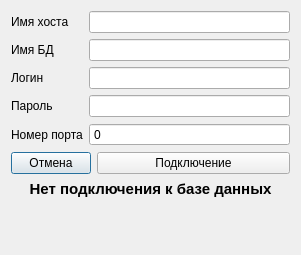
<?xml version="1.0" encoding="UTF-8"?>
<ui version="4.0">
 <class>Dialog</class>
 <widget class="QDialog" name="Dialog">
  <property name="geometry">
   <rect>
    <x>0</x>
    <y>0</y>
    <width>301</width>
    <height>255</height>
   </rect>
  </property>
  <property name="windowTitle">
   <string>Dialog</string>
  </property>
  <property name="autoFillBackground">
   <bool>false</bool>
  </property>
  <layout class="QVBoxLayout" name="verticalLayout">
   <item>
    <layout class="QGridLayout" name="gridLayout">
     <item row="1" column="0">
      <widget class="QLabel" name="lb_dbName">
       <property name="text">
        <string>Имя БД</string>
       </property>
      </widget>
     </item>
     <item row="4" column="1">
      <widget class="QSpinBox" name="spb_portNum">
       <property name="buttonSymbols">
        <enum>QAbstractSpinBox::NoButtons</enum>
       </property>
      </widget>
     </item>
     <item row="2" column="0">
      <widget class="QLabel" name="lb_login">
       <property name="text">
        <string>Логин</string>
       </property>
      </widget>
     </item>
     <item row="3" column="0">
      <widget class="QLabel" name="lb_password">
       <property name="text">
        <string>Пароль</string>
       </property>
      </widget>
     </item>
     <item row="2" column="1">
      <widget class="QLineEdit" name="le_login"/>
     </item>
     <item row="0" column="1">
      <widget class="QLineEdit" name="le_hostName">
       <property name="text">
        <string/>
       </property>
       <property name="placeholderText">
        <string/>
       </property>
       <property name="clearButtonEnabled">
        <bool>false</bool>
       </property>
      </widget>
     </item>
     <item row="1" column="1">
      <widget class="QLineEdit" name="le_dbName"/>
     </item>
     <item row="3" column="1">
      <widget class="QLineEdit" name="le_password"/>
     </item>
     <item row="4" column="0">
      <widget class="QLabel" name="lb_portNum">
       <property name="text">
        <string>Номер порта</string>
       </property>
      </widget>
     </item>
     <item row="0" column="0">
      <widget class="QLabel" name="lb_hostName">
       <property name="text">
        <string>Имя хоста</string>
       </property>
      </widget>
     </item>
    </layout>
   </item>
   <item>
    <layout class="QFormLayout" name="formLayout_2">
     <item row="0" column="0">
      <widget class="QPushButton" name="pb_cancelConn">
       <property name="text">
        <string>Отмена</string>
       </property>
      </widget>
     </item>
     <item row="0" column="1">
      <widget class="QPushButton" name="pb_conn">
       <property name="text">
        <string>Подключение</string>
       </property>
      </widget>
     </item>
     <item row="1" column="0" colspan="2">
      <widget class="QLabel" name="lb_connection">
       <property name="font">
        <font>
         <pointsize>11</pointsize>
         <bold>true</bold>
        </font>
       </property>
       <property name="text">
        <string>Нет подключения к базе данных</string>
       </property>
       <property name="alignment">
        <set>Qt::AlignCenter</set>
       </property>
      </widget>
     </item>
    </layout>
   </item>
  </layout>
 </widget>
 <resources/>
 <connections>
  <connection>
   <sender>pb_cancelConn</sender>
   <signal>clicked()</signal>
   <receiver>Dialog</receiver>
   <slot>close()</slot>
   <hints>
    <hint type="sourcelabel">
     <x>49</x>
     <y>174</y>
    </hint>
    <hint type="destinationlabel">
     <x>150</x>
     <y>127</y>
    </hint>
   </hints>
  </connection>
  <connection>
   <sender>pb_cancelConn</sender>
   <signal>clicked()</signal>
   <receiver>spb_portNum</receiver>
   <slot>clear()</slot>
   <hints>
    <hint type="sourcelabel">
     <x>77</x>
     <y>174</y>
    </hint>
    <hint type="destinationlabel">
     <x>95</x>
     <y>147</y>
    </hint>
   </hints>
  </connection>
  <connection>
   <sender>pb_cancelConn</sender>
   <signal>clicked()</signal>
   <receiver>le_password</receiver>
   <slot>clear()</slot>
   <hints>
    <hint type="sourcelabel">
     <x>63</x>
     <y>169</y>
    </hint>
    <hint type="destinationlabel">
     <x>72</x>
     <y>109</y>
    </hint>
   </hints>
  </connection>
  <connection>
   <sender>pb_cancelConn</sender>
   <signal>clicked()</signal>
   <receiver>le_login</receiver>
   <slot>clear()</slot>
   <hints>
    <hint type="sourcelabel">
     <x>23</x>
     <y>172</y>
    </hint>
    <hint type="destinationlabel">
     <x>72</x>
     <y>84</y>
    </hint>
   </hints>
  </connection>
  <connection>
   <sender>pb_cancelConn</sender>
   <signal>clicked()</signal>
   <receiver>le_dbName</receiver>
   <slot>clear()</slot>
   <hints>
    <hint type="sourcelabel">
     <x>35</x>
     <y>171</y>
    </hint>
    <hint type="destinationlabel">
     <x>78</x>
     <y>50</y>
    </hint>
   </hints>
  </connection>
  <connection>
   <sender>pb_cancelConn</sender>
   <signal>clicked()</signal>
   <receiver>le_hostName</receiver>
   <slot>clear()</slot>
   <hints>
    <hint type="sourcelabel">
     <x>11</x>
     <y>170</y>
    </hint>
    <hint type="destinationlabel">
     <x>77</x>
     <y>19</y>
    </hint>
   </hints>
  </connection>
 </connections>
</ui>
